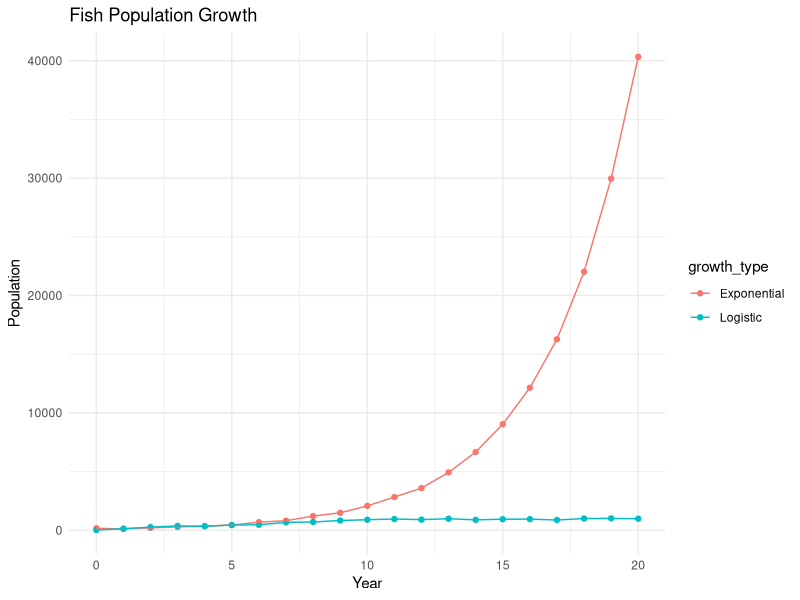
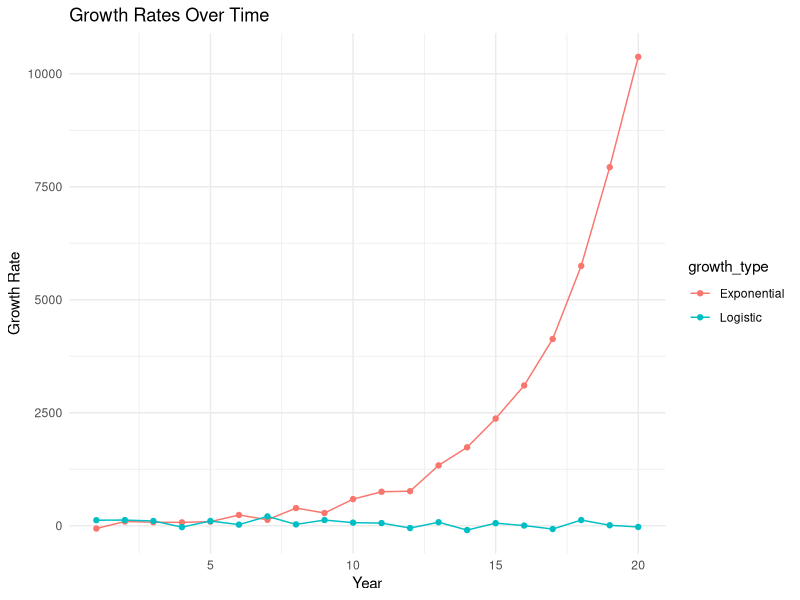
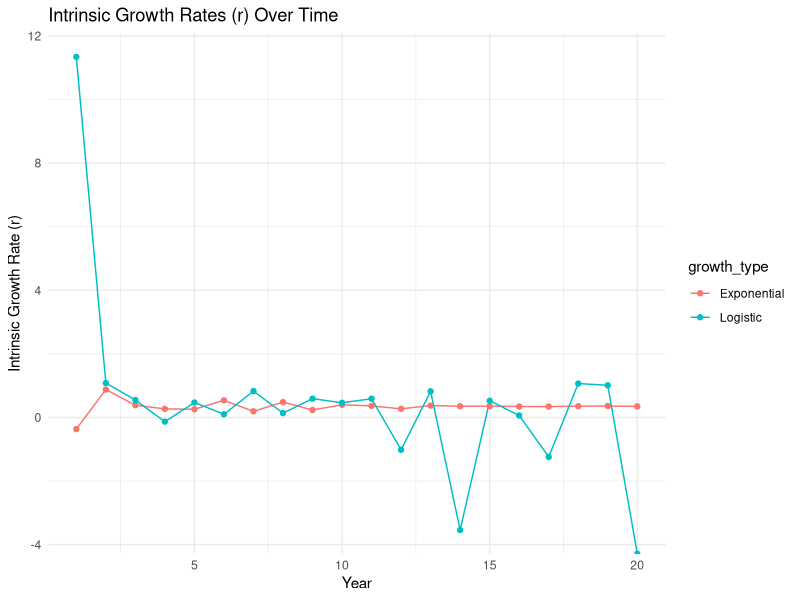

R code for these plots, in order:
# Load packages
library(tidyverse)

# Load data
fish_data <- read_csv("modules/module_4_fall2024/data/fish_population_growth.csv")

# 1. Summary Statistics
fish_data %>%
  group_by(growth_type) %>%
  summarize(
    mean_population = mean(population),
    sd_population = sd(population),
    .groups = "drop"
  )

# 2. Visualizations
# Scatter plot with trendlines
ggplot(fish_data, aes(x = year, y = population, color = growth_type)) +
  geom_point() +
  geom_line() +
  labs(title = "Fish Population Growth", x = "Year", y = "Population") +
  theme_minimal()

# 3. Model Fitting
# Fit exponential model for exponential growth data
exp_model <- nls(population ~ a * exp(b * year), 
                 data = fish_data %>% filter(growth_type == "Exponential"), 
                 start = list(a = 100, b = 0.3))

summary(exp_model)

# Fit logistic model for logistic growth data
log_model <- nls(population ~ K / (1 + ((K - a) / a) * exp(-b * year)),
                 data = fish_data %>% filter(growth_type == "Logistic"),
                 start = list(a = 100, b = 0.4, K = 1000))

summary(log_model)

# 4. Compare Growth Rates
# Perform t-test on initial growth rates (early years)
initial_growth <- fish_data %>%
  filter(year <= 5) %>%
  group_by(growth_type) %>%
  summarize(mean_growth = mean(population), .groups = "drop")

t.test(
  population ~ growth_type,
  data = fish_data %>% filter(year <= 5)
)

t.test(
  population ~ growth_type,
  data = fish_data
)

# 5. Calculate Overall Growth Rates

growth_rates <- fish_data %>%
  group_by(growth_type) %>% # Group by growth type
  arrange(year) %>% # Ensure data is sorted by year
  mutate(
    growth_rate = (population - lag(population)) / (year - lag(year)) # Change in population / Change in time
  ) %>%
  drop_na() # Remove rows where lag values are not available (first year)

# View growth rates
print(growth_rates)

# Plot growth rates over time
ggplot(growth_rates, aes(x = year, y = growth_rate, color = growth_type)) +
  geom_line() +
  geom_point() +
  labs(
    title = "Growth Rates Over Time",
    x = "Year",
    y = "Growth Rate"
  ) +
  theme_minimal()

# 6 Calculate Intrinsic Growth Rates (r)

# Estimate carrying capacity for logistic growth (assume maximum observed population)
K_est <- fish_data %>%
  filter(growth_type == "Logistic") %>%
  summarize(K = max(population)) %>%
  pull(K)

# Calculate intrinsic growth rate (r) for each year
growth_rates_r <- fish_data %>%
  group_by(growth_type) %>% # Group by growth type
  arrange(year) %>% # Ensure data is sorted by year
  mutate(
    delta_N = population - lag(population),           # Change in population
    delta_t = year - lag(year),                       # Change in time
    r = case_when(
      growth_type == "Exponential" ~ delta_N / (lag(population) * delta_t), # Exponential growth formula
      growth_type == "Logistic" ~ delta_N / (lag(population) * delta_t * (1 - lag(population) / K_est)) # Logistic growth formula
    )
  ) %>%
  drop_na() # Remove rows where lag values are not available (first year)

# View intrinsic growth rates
print(growth_rates_r)

# Plot intrinsic growth rates over time
ggplot(growth_rates_r, aes(x = year, y = r, color = growth_type)) +
  geom_line() +
  geom_point() +
  labs(
    title = "Intrinsic Growth Rates (r) Over Time",
    x = "Year",
    y = "Intrinsic Growth Rate (r)"
  ) +
  theme_minimal()
